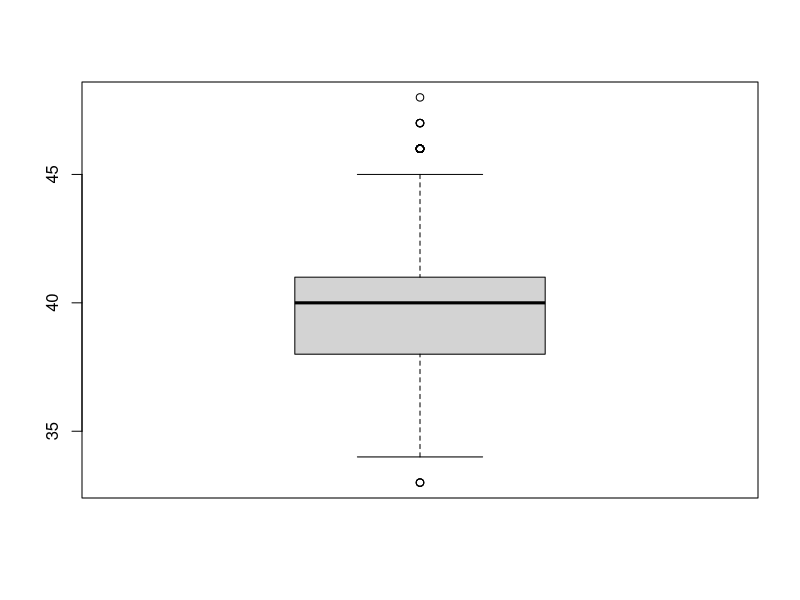
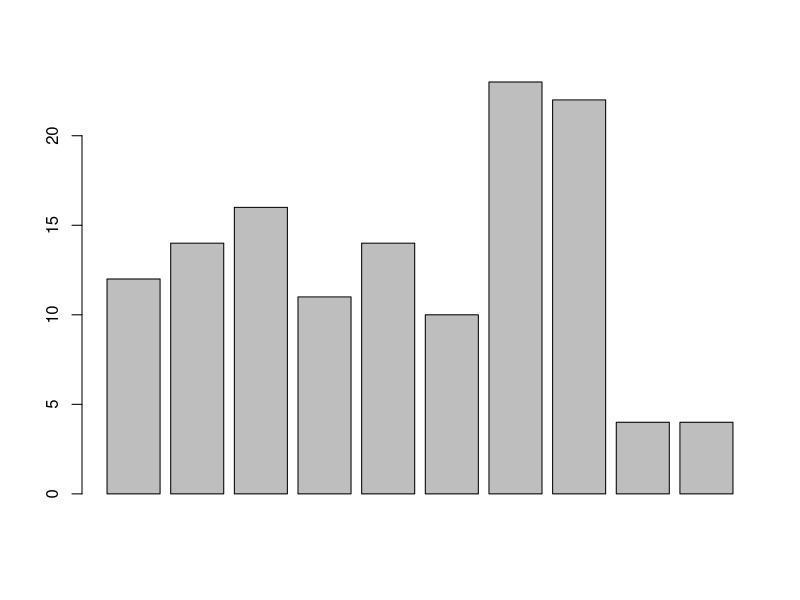
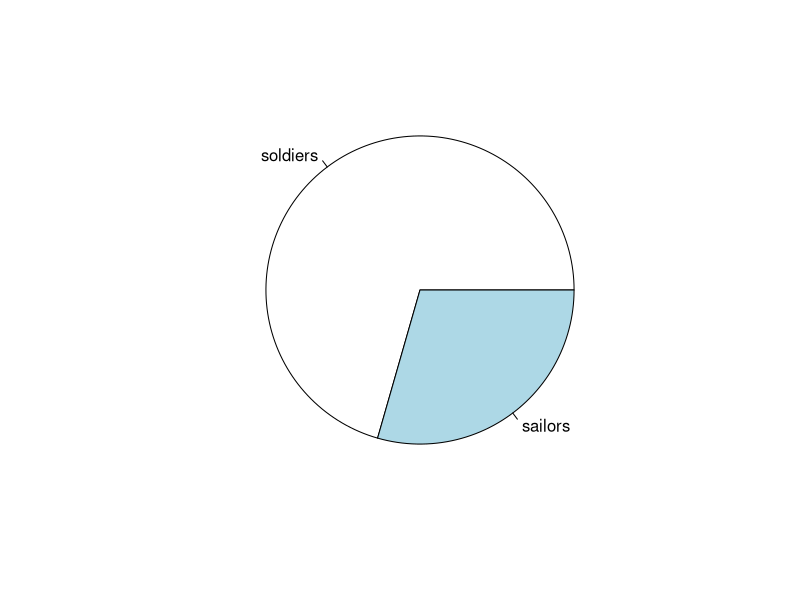
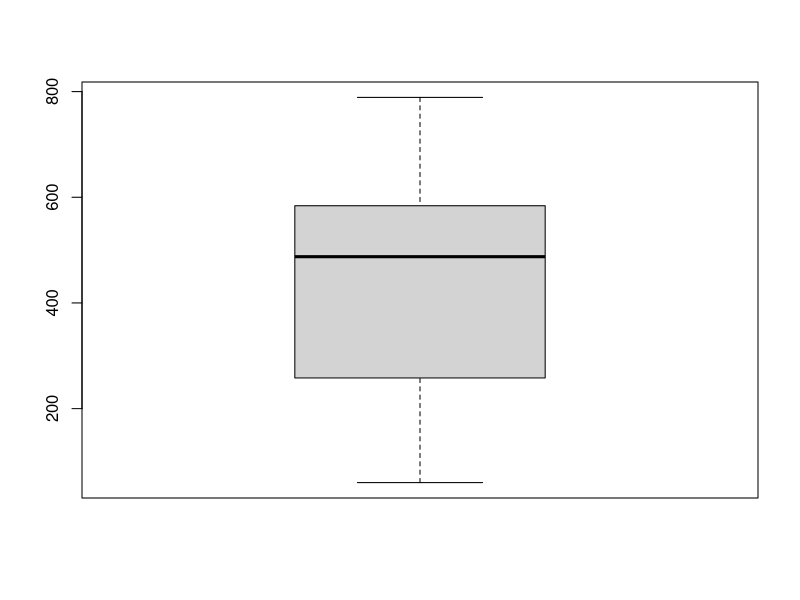

Source code (R) for these figures, in order:
#============= 1 Chest Sizes of the army =======================
chests <- read.csv("chest.csv", sep=",")
# The mean chest size of the soldiers of the sample in cm


unfoldChest<- rep(chests$chest,chests$count)
meanInCm <-mean(unfoldChest)/0.39370
#Standard deviation in cm
sd(unfoldChest)/0.39370

# Boxplot of chest sizes in cm
boxplot(unfoldChest)

#============ 2 Spanish Armada ============================
armada <- read.csv("armada.csv", sep=",")
#1.Number of fleets

length(armada$Armada)

#2.Draw a bar plot with the number of ships per fleet
barplot(armada$ships)

#3.Count the total number of men, how many sailors and how many soldiers. Draw a pie chart.
mens<- sum(armada$men)
soldiers<- sum(armada$soldiers)
sailors<- sum(armada$sailors)
army <- c(soldiers,sailors)
lebels <- c("soldiers","sailors")
pie(army,lebels)
#4.Average number of total men per ship.

sum(armada$men)/sum(armada$ships)


#5.How gunpowder was distributed along the fleet: compute the five numbers and draw a boxplot.
fivenum(armada$gunpowder)
boxplot(fivenum(armada$gunpowder))
#6.Compute the mean and median of gunpowder. Interpret the result.
mean(armada$gunpowder)# mean is the average of gundpower
median(armada$gunpowder)#is you orden the nambers is the 

#7.Search the name of the fleet with the greatest number of men and the one with the greatest amount of artillery and gunpowder.
armada$Armada[armada$men == max(armada$men)]



#8.Since the column men is redundant, delete this column from the dataset.